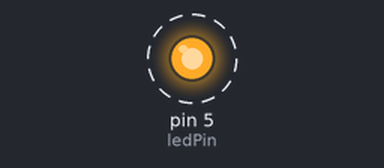
A sketch run on a simulated Arduino Uno, built with avr-gcc and run on an emulated ATmega328P. Shown: output pins drawn as LEDs (lit = HIGH). Dashed ring = blinking. What the sketch prints to the serial monitor is not drawn.

Above: at 0.2 s.
Timing chart, 0 to 3.0 s (numbered marks = the images above):
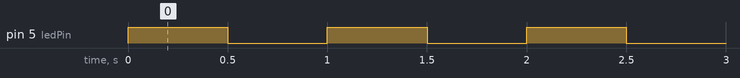

The sketch:

time_interrupt.ino
```cpp
int ledPin = PD5;

void setup() {
  // set LED pin to be output
  //DDRD = B00100000;
  // |= is the compound bitwise OR operator
  // return 1 if have 1
  DDRD |= (1 << ledPin);
  Serial.begin(9600);

}

void loop() {
  // ^= is the XOR operator
  // different return 1 and same return 0
  PORTD ^= (1 << ledPin);
//  PORTD = B00000000;
  Serial.println(PORTD);
  delay(500);
//  PORTD = B00100000;
//  Serial.println(PORTD);
//  delay(500);
}
```

Measured:
- by itself, pin 5 (ledPin): alternates HIGH for 0.50 s and LOW for 0.50 s
